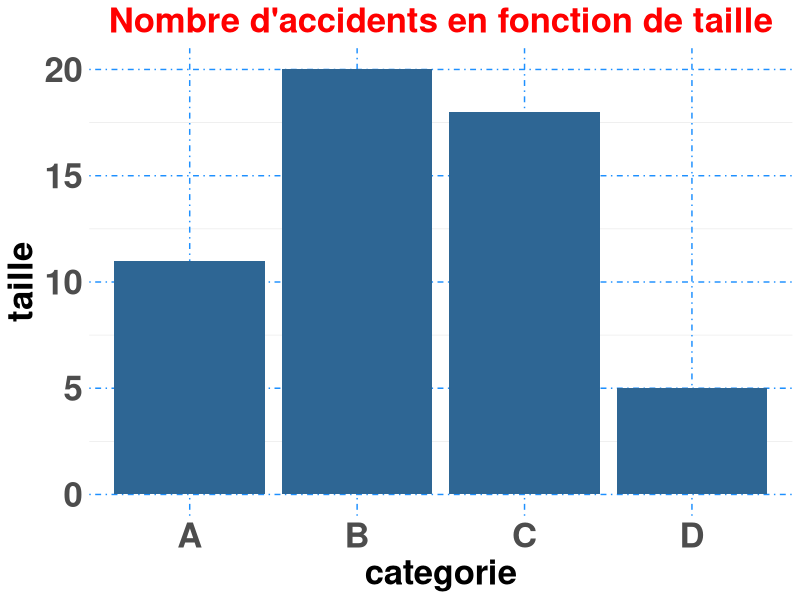

R code for this plot:
library(ggplot2)

#Nombre d’accidents en fonction des conditions atmosphériques
#Nombre d’accidents en fonction de la description de la surface
#Nombre d’accidents selon la gravite

graphique_bar <- function(var1, var2) {
    deux_colonnes <- dataframe1[, c(var1, var2)]
    bar_plot <- ggplot(deux_colonnes, aes(x = dataframe1[[var1]], y = dataframe1[[var2]])) + # nolint: line_length_linter.
    geom_bar(stat = "identity", fill = "#2e6694") +
    labs(x = var1, y = var2, title = paste("Nombre d'accidents en fonction de", var2)) + # nolint: line_length_linter.
    theme_minimal() + theme(
    axis.title.x = element_text(size = 25, face = "bold"),
    axis.title.y = element_text(size = 25, face = "bold"),
    panel.grid.major = element_line(
            colour = "dodgerblue",
            size = 0.5, linetype = "dotdash"
        ),
    axis.text = element_text(
            size = 25, face = "bold"
        ),
     plot.title = element_text(colour = "red", face = "bold", size = 25, hjust = 0.5),
    )

    print(bar_plot)
}

graphique_camenbert <- function(var1, var2) {
    pie()
}

#Nombre d’accidents par ville
graphique_bar_empilees <- function(var1, var2) {
    ggplot()
}

#Nombre d’accidents par tranches d’heure
graphique_nuage_points <- function(var1, var2) {
    plot()
}

#Quantité d’accidents en fonction des tranches d’âges
#Moyenne mensuelle des accidents

histograme <- function(var1, var2) {
    hist()
}


categorie <- c("A", "B", "C", "D", "C", "A")
valeur1 <- c(10, 20, 15, 5, 3,1)
valeur2 <- c(5, 15, 10, 20)

dataframe1 <- data.frame(categorie = categorie, taille = valeur1)

graphique_bar("categorie", "taille")